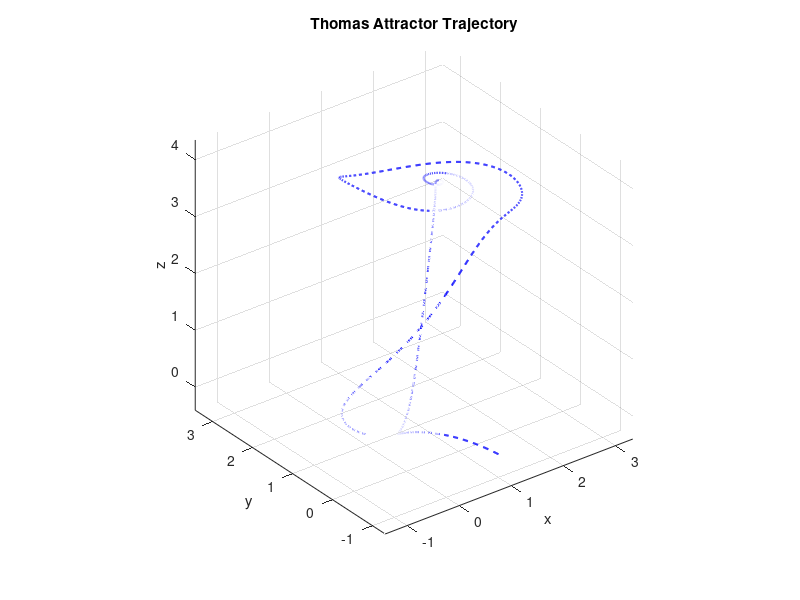

Reproduce this figure in MATLAB. (Note: this script raises an error after producing the figure.)
tStart = tic;

% --- Time discretization ---
mu = .1;
h = 1/100;
tspan = 0:h:40;
 %% System parameters
    epsilon = 1e-6;  % Regularization parameter
    
    %% Define the Thomas system
    Thomas_dynamics = @(t,X) [
        sin(X(2)) - 0.2*X(1);
        sin(X(3)) - 0.2*X(2);
        sin(X(1)) - 0.2*X(3)
    ];
    
    %% Generate training data
    x0 = [1.0; -1.0; 0.0];  % Initial condition
    options = odeset('RelTol',1e-6,'AbsTol',1e-9);
    [t, X] = ode45(Thomas_dynamics, tspan, x0, options);
    %X = X';
N = size(X, 1);
d = size(X, 2);  % 3D

% --- Plot trajectory ---
figure;
plot3(X(:, 1), X(:, 2), X(:, 3), 'b--', 'LineWidth', 1.5);
title('Thomas Attractor Trajectory');
xlabel('x'); ylabel('y'); zlabel('z'); grid on;
axis equal;

% --- Construct polynomial basis functions up to order 2 ---
polyorder = 2;
B = poolDataMatrix(X, d, polyorder);  % user-defined helper
C = B(:, 2:end);  % remove constant column
M = size(C, 2);

% --- Construct directional basis Y_all: 3 per basis function (x, y, z directions) ---
Y_all = cell(1, 3 * M);
for i = 1:M
    Y_all{3*(i-1)+1} = [C(:, i), zeros(N, 1), zeros(N, 1)];  % x-dir
    Y_all{3*(i-1)+2} = [zeros(N, 1), C(:, i), zeros(N, 1)];  % y-dir
    Y_all{3*(i-1)+3} = [zeros(N, 1), zeros(N, 1), C(:, i)];  % z-dir
end
% --- Kernel gradient difference: ∇K(X, X0) - ∇K(X, XT) ---
X1 = X(1, :);
Xend = X(end, :);
K_Xj_X1 = exp(-sum((X - X1).^2, 2) / (2 * mu^2));
K_Xj_Xend = exp(-sum((X - Xend).^2, 2) / (2 * mu^2));
grad_K_diff = ((K_Xj_X1 .* (X - X1)) - (K_Xj_Xend .* (X - Xend))) / mu^2;

% --- Compute Y vector via inner products ---
Y = zeros(length(Y_all), 1);
for i = 1:length(Y_all)
    integrand = sum(grad_K_diff .* Y_all{i}, 2);
    Y(i) = trapz(t, integrand);
end

% --- Kernel Hessian ---
DX = permute(X, [1 3 2]) - permute(X, [3 1 2]);  % (i,j,:) = X(i,:) - X(j,:)
norm_sq = sum(DX.^2, 3);
Kval = exp(-norm_sq / (2 * mu^2));

H = zeros(N, N, d, d);
for i = 1:d
    for j = 1:d
        delta = (i == j);
        H(:, :, i, j) = (delta / mu^2 - (DX(:,:,i) .* DX(:,:,j)) / mu^4) .* Kval;
    end
end

% --- Simpson weights ---
SIMP = ones(N, 1);
SIMP(2:2:end-1) = 4;
SIMP(3:2:end-2) = 2;

% --- Gram matrix computation ---
Mfull = length(Y_all);
grammat = zeros(Mfull, Mfull);

for k = 1:Mfull
    Yk = Y_all{k};
    for l = k:Mfull
        Yl = Y_all{l};
        f_matrix = zeros(N, N);
        for i = 1:d
            for j = 1:d
                f_matrix = f_matrix + (Yk(:, i) * Yl(:, j)') .* squeeze(H(:, :, i, j));
            end
        end
        grammat(k, l) = h^2 / 9 * (SIMP' * f_matrix * SIMP);
        grammat(l, k) = grammat(k, l);
    end
end

% --- Solve regularized least squares problem ---
lambda = 1e-2;
ThetaMat = (grammat + lambda * eye(size(grammat))) \ Y;

% --- Threshold to retain top 10 terms ---
[~, idx] = maxk(abs(ThetaMat), 10);
FinalTheta = zeros(size(ThetaMat));
FinalTheta(idx) = ThetaMat(idx);
disp(FinalTheta);

% --- Reconstruct vector field ---
f_sum = zeros(size(X));
for k = 1:length(Y_all)
    f_sum = f_sum + FinalTheta(k) * Y_all{k};
end

% --- True vector field from Thomas dynamics ---
true_vec = zeros(size(X));
for i = 1:N
    true_vec(i, :) = Thomas_dynamics([], X(i, :))';
end

% --- Mean squared error ---
mse = mean(vecnorm(f_sum - true_vec, 2, 2).^2);
fprintf('Mean Squared Error: %.6e\n', mse);

% --- Quiver3 plot of true vs. recovered ---
figure;
quiver3(X(:,1), X(:,2), X(:,3), f_sum(:,1), f_sum(:,2), f_sum(:,3), 'r');
hold on;
quiver3(X(:,1), X(:,2), X(:,3), true_vec(:,1), true_vec(:,2), true_vec(:,3), 'b--');
legend('Approximated field', 'True field');
title('Thomas Attractor: Vector Field Comparison');
axis equal;
grid on;

toc(tStart);
